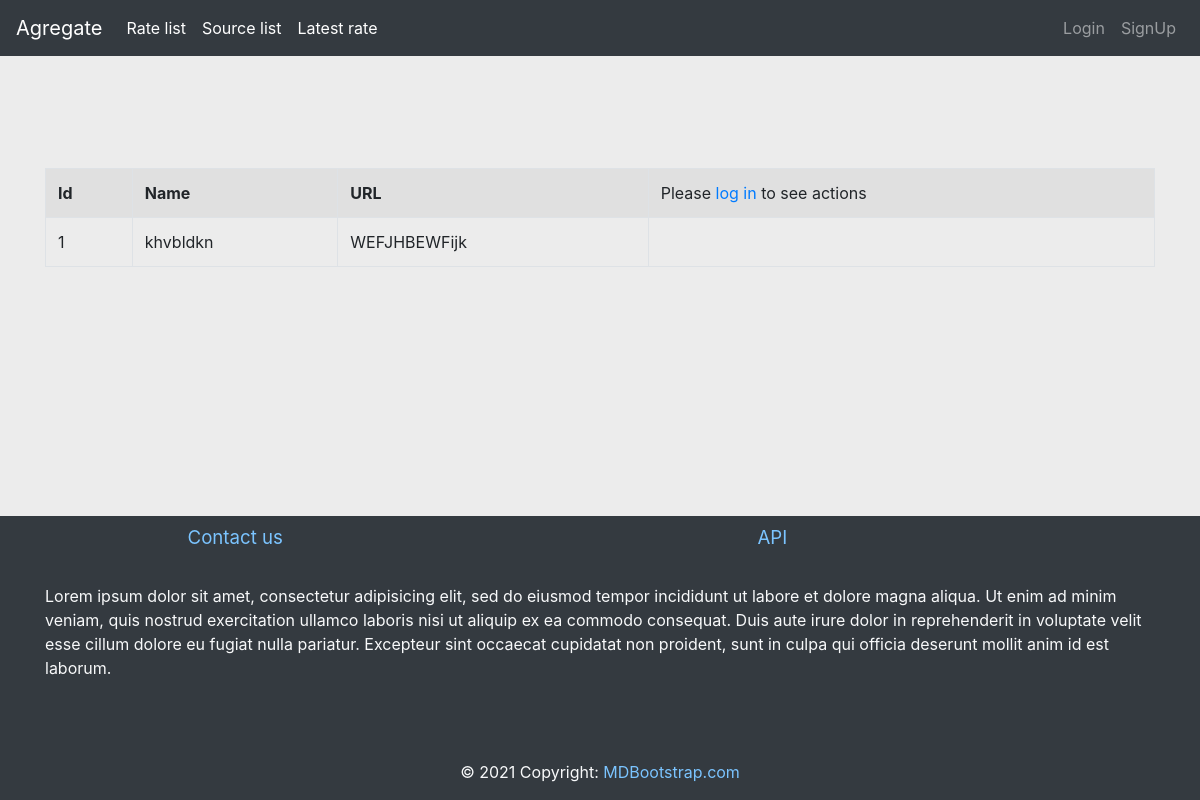
/currency/source/list/, run on an earlier commit of the app's database.
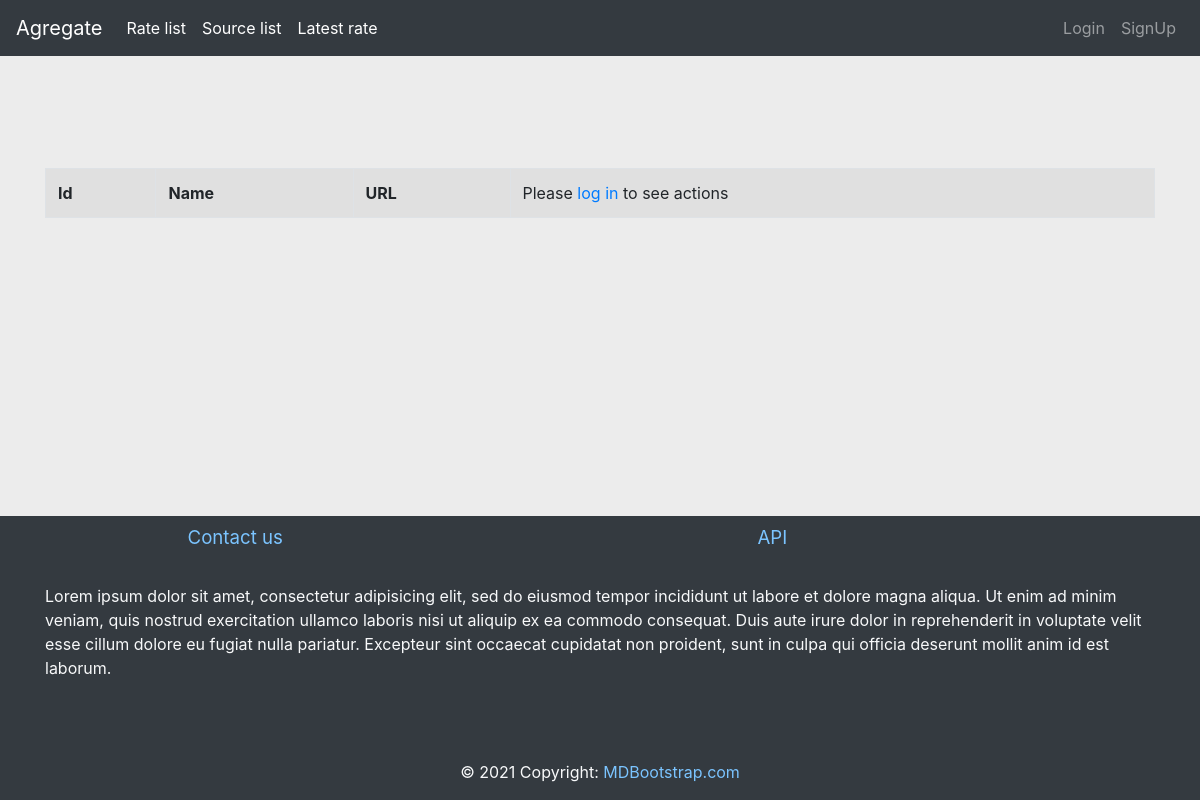
And on a later commit of the database.
### currency/models.py (models this page shows)
class Source(models.Model):
    name = models.CharField(max_length=64)
    code_name = models.CharField(max_length=24, unique=True, editable=False)
    source_url = models.CharField(max_length=256)
    logo = models.FileField(
        upload_to=upload_logo,
        blank=True,
        null=True,
        default=None,
    )

### currency/views.py (the view)
# urls.py: path('source/list/', SourceListView.as_view(), name='source-list'),
class SourceListView(ListView):
    queryset = Source.objects.all()
    template_name = 'source_list.html'

### currency/templates/source_list.html (shortened to what this page needs)
{% extends 'base.html' %}
{% block main_content%}
<br>
<br>
<br>
<br>
<br>
<br>
<br>
    <table class="table table-striped table-bordered"  >
        <tr>
            <th>Id</th>
            <th>Name</th>
            <th>URL</th>
            {%if request.user.is_authenticated%}
                <th>Actions</th>
            {%else%}
                <td>
                    Please <a href="{% url 'login' %}">log in</a> to see actions
                </td>
            {%endif%}
        </tr>
        {% for source in source_list %}
            <tr>
                <td>{{source.id}}</td>
                <td>{{source.name}}</td>
                <td>{{source.source_url}}</td>
            </tr>
        {% endfor %}
    </table>
{% endblock %}

What changed in the data, as far as the page shows it:
removed Source: id "1", name "khvbldkn", source_url "WEFJHBEWFijk"
